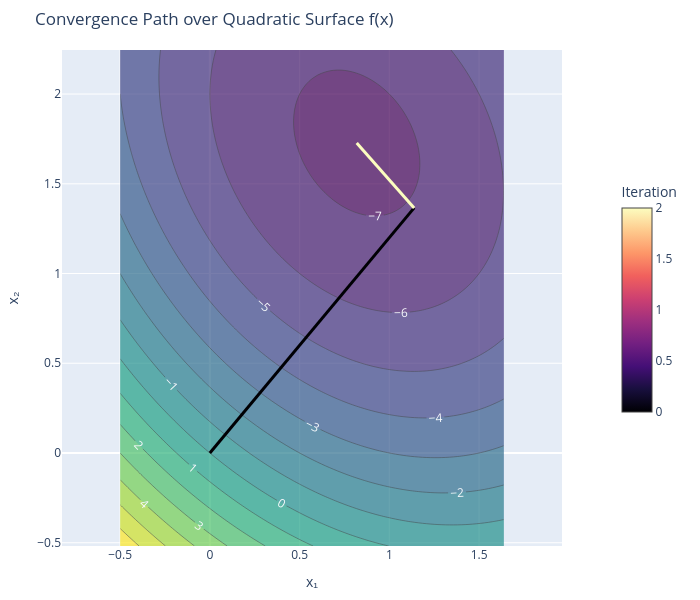

Source (notebook cell):
### Markdown cell above
### Step Direction: Conjugate Gradient

To fix the zig-zagging, we must choose step directions that strictly **do not undo each other**. We enforce this by requiring that every new step direction is *conjugate* (orthogonal with respect to $\mathbf{A}$) to all previous step directions:

$$ {\mathbf{s}^{(k+1)}}^T \mathbf{A} \mathbf{s}^{(k)} = 0 $$

This ensures the steps are linearly independent. By building the next direction from a combination of the current residual and the previous direction, we derive the **Conjugate Gradient** update rule:

$$ \mathbf{s}^{(k+1)} = \mathbf{r}^{(k+1)} - \frac{{\mathbf{r}^{(k+1)}}^T \mathbf{A} \mathbf{s}^{(k)}}{{\mathbf{s}^{(k)}}^T \mathbf{A} \mathbf{s}^{(k)}} \mathbf{s}^{(k)} $$

Let's use `scipy.sparse.linalg.cg` to see how beautifully this solves the zig-zag problem!

### Code cell
from scipy.sparse.linalg import cg

A = np.array([[4, 1], [1, 3]])
b = np.array([5, 6])
x0 = np.array([0., 0.])

# We use a clean tracker from our package to avoid boilerplate callbacks
tracker = exe.IterationTracker(x0, A, b, print_residual=True)

# Execute the native SciPy solver
solution, info = cg(A, b, x0=x0, callback=tracker)

# Visualize the path over the purely quadratic surface
fig = exe.visualize_convergence_2d(A, b, tracker.iterations, surface_type='quadratic')
fig.show()

iterations = np.array(tracker.iterations)
print('Converged in ', len(tracker.iterations)-1, ' steps.')

### Figure 1 — Plotly figure (JSON) as saved in the notebook; plotly's stock layout.template omitted (floating-point values rounded to 4 significant figures; data arrays with more than 128 entries replaced by an {"elided": "..."} marker saying what was removed)
{"data": [{"colorscale": [[0, "#440154"], [0.1111, "#482878"], [0.2222, "#3e4989"], [0.3333, "#31688e"], [0.4444, "#26828e"], [0.5556, "#1f9e89"], [0.6667, "#35b779"], [0.7778, "#6ece58"], [0.8889, "#b5de2b"], [1, "#fde725"]], "contours": {"labelfont": {"color": "white", "size": 12}, "showlabels": true}, "opacity": 0.7, "showscale": false, "type": "contour", "x": [-0.5, -0.4784, -0.4568, -0.4352, -0.4136, -0.392, -0.3704, -0.3488, -0.3272, -0.3056, -0.284, -0.2624, -0.2408, -0.2192, -0.1976, -0.1761, -0.1545, -0.1329, -0.1113, -0.08967, -0.06807, -0.04647, -0.02488, -0.003279, 0.01832, 0.03991, 0.06151, 0.08311, 0.1047, 0.1263, 0.1479, 0.1695, 0.1911, 0.2127, 0.2343, 0.2559, 0.2775, 0.2991, 0.3207, 0.3423, 0.3639, 0.3855, 0.4071, 0.4287, 0.4502, 0.4718, 0.4934, 0.515, 0.5366, 0.5582, 0.5798, 0.6014, 0.623, 0.6446, 0.6662, 0.6878, 0.7094, 0.731, 0.7526, 0.7742, 0.7958, 0.8174, 0.839, 0.8606, 0.8822, 0.9038, 0.9254, 0.947, 0.9686, 0.9902, 1.012, 1.033, 1.055, 1.077, 1.098, 1.12, 1.141, 1.163, 1.185, 1.206, 1.228, 1.249, 1.271, 1.293, 1.314, 1.336, 1.357, 1.379, 1.4, 1.422, 1.444, 1.465, 1.487, 1.508, 1.53, 1.552, 1.573, 1.595, 1.616, 1.638], "y": [-0.5182, -0.4903, -0.4624, -0.4344, -0.4065, -0.3786, -0.3507, -0.3228, -0.2949, -0.2669, -0.239, -0.2111, -0.1832, -0.1553, -0.1274, -0.09945, -0.07153, -0.04362, -0.0157, 0.01221, 0.04013, 0.06804, 0.09596, 0.1239, 0.1518, 0.1797, 0.2076, 0.2355, 0.2635, 0.2914, 0.3193, 0.3472, 0.3751, 0.403, 0.4309, 0.4589, 0.4868, 0.5147, 0.5426, 0.5705, 0.5984, 0.6264, 0.6543, 0.6822, 0.7101, 0.738, 0.7659, 0.7938, 0.8218, 0.8497, 0.8776, 0.9055, 0.9334, 0.9613, 0.9893, 1.017, 1.045, 1.073, 1.101, 1.129, 1.157, 1.185, 1.213, 1.24, 1.268, 1.296, 1.324, 1.352, 1.38, 1.408, 1.436, 1.464, 1.492, 1.52, 1.548, 1.575, 1.603, 1.631, 1.659, 1.687, 1.715, 1.743, 1.771, 1.799, 1.827, 1.855, 1.883, 1.91, 1.938, 1.966, 1.994, 2.022, 2.05, 2.078, 2.106, 2.134, 2.162, 2.19, 2.218, 2.245], "z": {"elided": "100x100 float values"}}, {"line": {"color": "rgb(0, 0, 4)", "width": 3}, "mode": "lines", "showlegend": false, "type": "scatter", "x": [0.0, 1.138], "y": [0.0, 1.366]}, {"line": {"color": "rgb(252, 253, 191)", "width": 3}, "mode": "lines", "showlegend": false, "type": "scatter", "x": [1.138, 0.8182], "y": [1.366, 1.727]}, {"marker": {"color": [0, 2], "colorbar": {"len": 0.5, "title": {"text": "Iteration"}, "x": 1.1, "y": 0.5}, "colorscale": [[0, "#000004"], [0.1111, "#180f3d"], [0.2222, "#440f76"], [0.3333, "#721f81"], [0.4444, "#9e2f7f"], [0.5556, "#cd4071"], [0.6667, "#f1605d"], [0.7778, "#fd9668"], [0.8889, "#feca8d"], [1, "#fcfdbf"]], "showscale": true, "size": 0}, "mode": "markers", "showlegend": false, "type": "scatter", "x": [null], "y": [null]}], "layout": {"height": 600, "margin": {"b": 20, "l": 20, "r": 20, "t": 50}, "title": {"text": "Convergence Path over Quadratic Surface f(x)"}, "width": 700, "xaxis": {"title": {"text": "x₁"}}, "yaxis": {"scaleanchor": "x", "scaleratio": 1, "title": {"text": "x₂"}}}}
